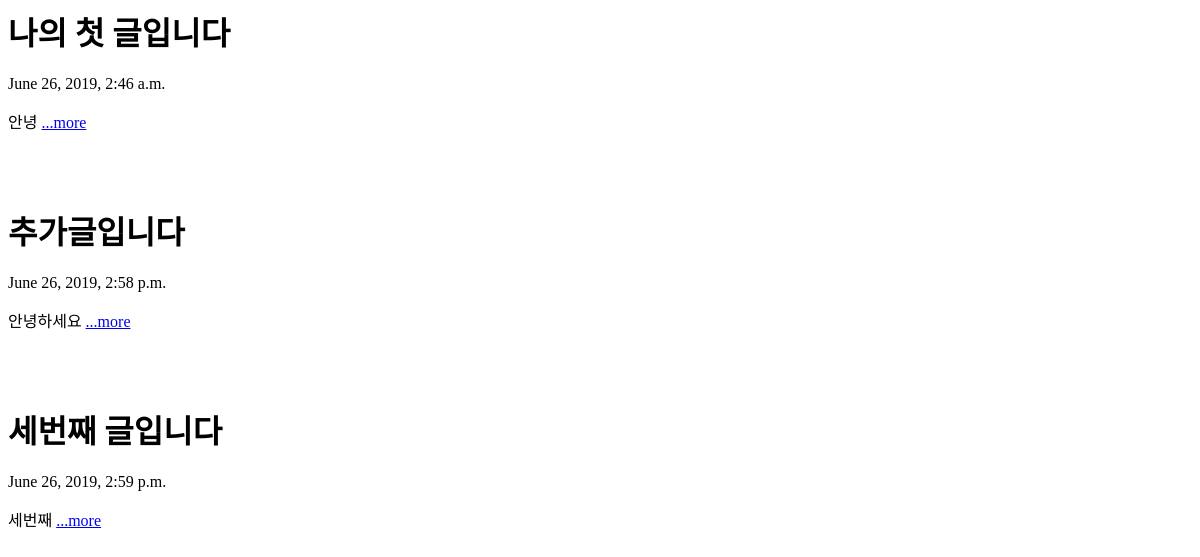
Before: / with the older database file.
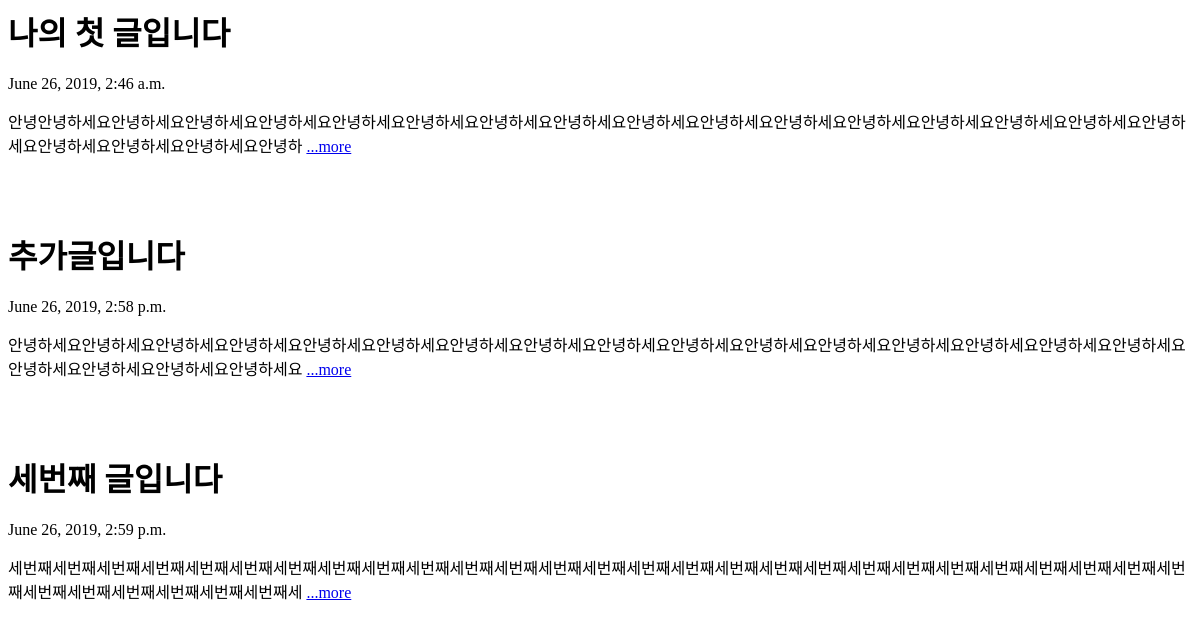
After: the same page with the newer database file.
### blog/models.py (models this page shows, shortened)
class Blog(models.Model):
    title = models.CharField(max_length=200)
    pub_date = models.DateTimeField('data published')
    body = models.TextField()
    def summary(self):
        return self.body[:100]

### blog/views.py (the view)
# urls.py: 2. Add a URL to urlpatterns:  path('', views.home, name='home')
def home(request):
    blogs = Blog.objects # 모델로부터 객체 목록(쿼리셋)을 전달받음 # 메소드
    return render(request, 'home.html', {'blogs':blogs})

### blog/templates/home.html (shortened to what this page needs)
{% for blog in blogs.all %}
    <h1> {{blog.title}} </h1>
    <p> {{blog.pub_date}} </p>
    <p> {{blog.summary}} <a href="{%url 'detail' blog.id%}">...more</a></p>
{% endfor %}

Changed rows visible on the page:
changed Blog "나의 첫 글입니다": summary "안녕" → "안녕안녕하세요안녕하세요안녕하세요안녕하세요안녕하세요안녕하세요안녕하세요안녕하세요안녕하세요안녕하세요안녕하세요안녕하세요안녕하세요안녕하세요안녕하세요안녕하세요안녕하세요안녕하세요안녕하세요안녕하"
changed Blog "추가글입니다": summary "안녕하세요" → "안녕하세요안녕하세요안녕하세요안녕하세요안녕하세요안녕하세요안녕하세요안녕하세요안녕하세요안녕하세요안녕하세요안녕하세요안녕하세요안녕하세요안녕하세요안녕하세요안녕하세요안녕하세요안녕하세요안녕하세요"
changed Blog "세번째 글입니다": summary "세번째" → "세번째세번째세번째세번째세번째세번째세번째세번째세번째세번째세번째세번째세번째세번째세번째세번째세번째세번째세번째세번째세번째세번째세번째세번째세번째세번째세번째세번째세번째세번째세번째세번째세번째세"
